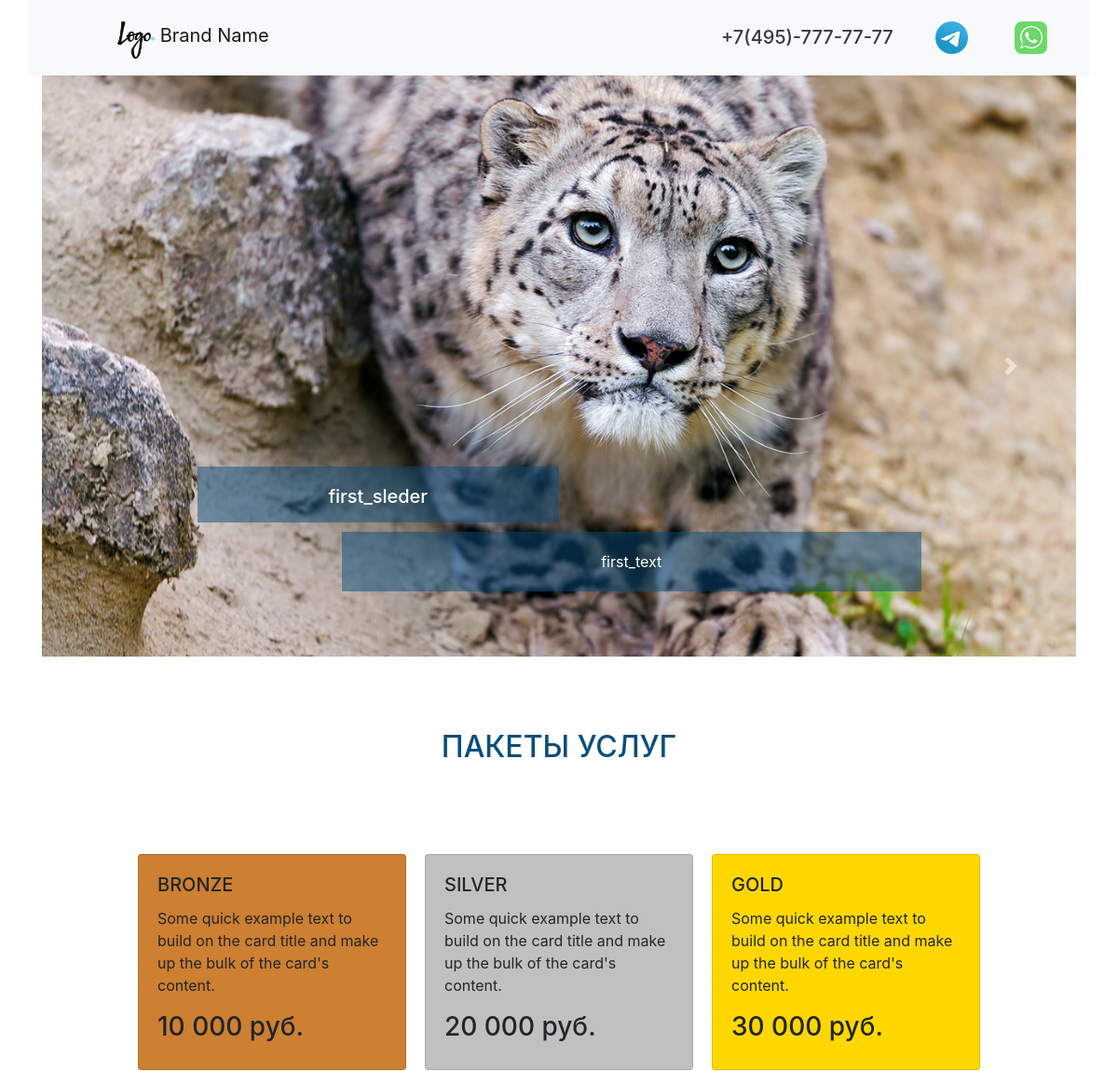
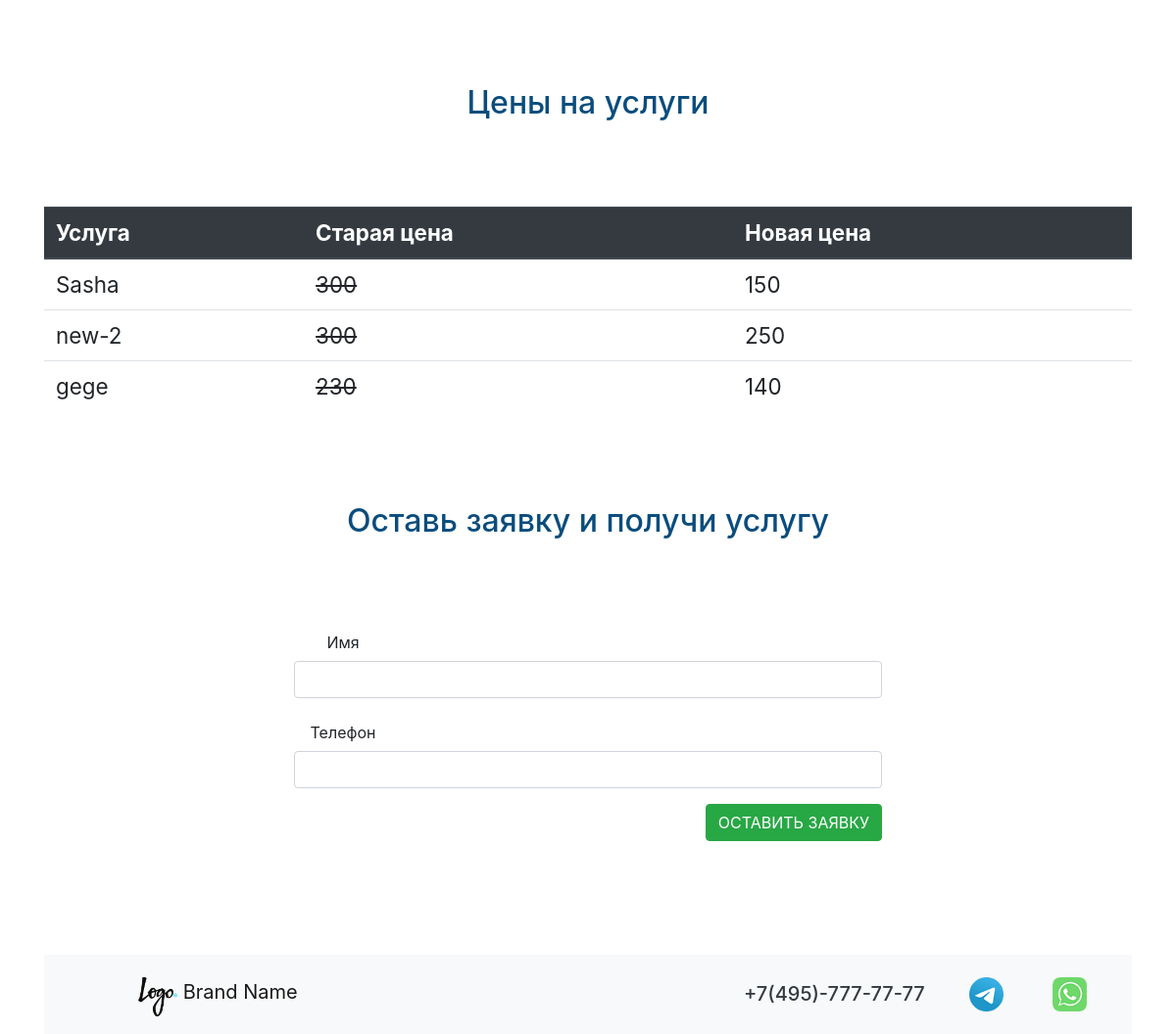
The page / on the database its author committed (2 pictures, top to bottom).
### cms/models.py (models this page shows, shortened)
class CmsSlider(models.Model):
    cms_img = models.ImageField(upload_to='sliderimg/')
    cms_title = models.CharField(max_length=200, verbose_name='Title')
    cms_text = models.CharField(max_length=200, verbose_name='Text')
    cms_css = models.CharField(max_length=200, null=True, default='-', verbose_name='CSS class')
    class Meta:
        verbose_name = 'Slider'
        verbose_name_plural = "Sliders"

### price/models.py (models this page shows, shortened)
class PriceCard(models.Model):
    pc_value = models.CharField(max_length=20, verbose_name='Price')
    pc_descript = models.CharField(max_length=200, verbose_name='Description')
    def __str__(self):
        return self.pc_value
    class Meta:
        verbose_name = 'Price'
        verbose_name_plural = "Prices"

class PriceTable(models.Model):
    pt_title = models.CharField(max_length=200, verbose_name='Service')
    pt_old_price = models.CharField(max_length=20, verbose_name='Old price')
    pt_new_price = models.CharField(max_length=20, verbose_name='New price')
    class Meta:
        verbose_name = 'Service'
        verbose_name_plural = "Services"

### crm/views.py (the view)
# urls.py: path('', views.first_page),
def first_page(request):
    slider_list = CmsSlider.objects.all()
    pc_1 = PriceCard.objects.get(pk=1)
    pc_2 = PriceCard.objects.get(pk=2)
    pc_3 = PriceCard.objects.get(pk=3)
    price_table = PriceTable.objects.all()
    form = OrderForm()
    dict_obj = {'slider_list': slider_list,
                'pc_1': pc_1,
                'pc_2': pc_2,
                'pc_3': pc_3,
                'price_table': price_table,
                'form': form}
    return render(request, './index.html', dict_obj)

### crm/forms.py
class OrderForm(forms.Form):
    name = forms.CharField(max_length=200, widget=forms.TextInput(attrs={'class': 'form-control'}))
    phone = forms.CharField(max_length=200, widget=forms.TextInput(attrs={'class': 'form-control'}))

### templates/index.html (shortened to what this page needs)
{% extends 'base.html' %}
{% load static %}
{% block index %}
	{% include 'carusel.html' %}
	{% include 'price.html' %}
  	<section>
  		<div class="container class_form">
  			<h1 class="text-3">Оставь заявку и получи услугу</h1>
  			<div class="row justify-content-center">
  			<form action="{% url 'thanks_page' %}" method="POST" style="width: 50%;">
			  <div class="form-group row">
			    <label for="inputEmail3" class="col-sm-2 col-form-label">Имя</label><br>
				  {{ form.name }}
			  </div>
			  <div class="form-group row">
			    <label for="inputEmail3" class="col-sm-2 col-form-label">Телефон</label><br>
				  <input type="tel" name="phone" class="form-control" maxlength="200" required id="id_phone">
			  </div>
			  <div style="float: right;" class="form-group row">
			      <button type="submit" class="btn btn-success">ОСТАВИТЬ ЗАЯВКУ</button>
			  </div>
			</form>
			</div>
  		</div>
  	</section>
{% endblock %}

### templates/carusel.html (shortened to what this page needs)
{% load static %}
	<section>
  		<div id="carouselExampleCaptions" class="carousel slide container" data-ride="carousel">
		  <div class="carousel-inner">
			  {% for slide in slider_list %}
		    <div class="carousel-item {{ slide.cms_css }}">
		      <img src="{{ slide.cms_img.url }}" class="d-block w-100"  alt="...">
		      <div class="carousel-caption d-none d-md-block">
		        <h5 class="slaider_h">{{ slide.cms_title }}</h5>
		        <p class="slaider_p">{{ slide.cms_text }}</p>
		      </div>
		    </div>
			  {% endfor %}
		  </div>
		  <a class="carousel-control-prev" href="#carouselExampleCaptions" role="button" data-slide="prev">
		    <span class="carousel-control-prev-icon" aria-hidden="true"></span>
		  </a>
		  <a class="carousel-control-next" href="#carouselExampleCaptions" role="button" data-slide="next">
		    <span class="carousel-control-next-icon" aria-hidden="true"></span>
		  </a>
		</div>
  	</section>

### templates/price.html
  	<section>
  		<div class="container">
  			<h1 class="text-3">ПАКЕТЫ УСЛУГ</h1>
  			<div class="row justify-content-center">
  				<div class="card product_card" style="width: 18rem; background-color: #cd7f32;">
				  <div class="card-body">
				    <h5 class="card-title">BRONZE</h5>
				    <p class="card-text">Some quick example text to build on the card title and make up the bulk of the card's content.</p>
				    <h3>{{ pc_1 }} руб.</h3>
				  </div>
				</div>
				<div class="card product_card" style="width: 18rem; background-color: #c0c0c0;">
				  <div class="card-body">
				    <h5 class="card-title">SILVER</h5>
				    <p class="card-text">Some quick example text to build on the card title and make up the bulk of the card's content.</p>
				    <h3>{{ pc_2 }} руб.</h3>
				  </div>
				</div>
				<div class="card product_card" style="width: 18rem; background-color: #ffd700;">
				  <div class="card-body">
				    <h5 class="card-title">GOLD</h5>
				    <p class="card-text">Some quick example text to build on the card title and make up the bulk of the card's content.</p>
				    <h3>{{ pc_3 }} руб.</h3>
				  </div>
				</div>
  			</div>
  		</div>
  	</section>
  	<section>
  		<div class="container">
  			<h1 class="text-3">Цены на услуги</h1>
  			<table class="table table_one">
			  <thead class="thead-dark">
			    <tr>
			      <th scope="col">Услуга</th>
			      <th scope="col">Старая цена</th>
			      <th scope="col">Новая цена</th>
			    </tr>
			  </thead>
			  <tbody>
			  {% for obj in price_table %}
			    <tr>
			      <td>{{ obj.pt_title }}</td>
			      <td><del>{{ obj.pt_old_price }}</del></td>
			      <td>{{ obj.pt_new_price }}</td>
			    </tr>
			  {% endfor %}
			  </tbody>
			</table>
  		</div>
  	</section>

### static/external.css (style rules this page uses)
.slaider_h { height: 60px; width: 50%; margin: 30px 0px 10px 0px; padding-top: 20px; background-color: rgba(10, 77, 125, 0.5); text-align: center; }
.slaider_p { height: 100%; width: 80%; float: right; margin: 0px 0px 30px 0px; padding-top: 20px; padding-bottom: 20px; background-color: rgba(10, 77, 125, 0.5); text-align: center; }
.text-3 { color: rgb(10, 77, 125); font-size: 2em; text-align: center; padding-top: 7%; padding-bottom: 7%; }
.product_card { margin: 10px; }
.table_one { font-size: 1.4em; }
.class_form { text-align: center; padding-bottom: 7%; }

### rows shown on the page
CmsSlider: cms_img (picture), cms_title "first_sleder", cms_text "first_text"
PriceCard: pc_value "10 000"
PriceCard: pc_value "20 000"
PriceCard: pc_value "30 000"
PriceTable: pt_title "Sasha", pt_old_price "300", pt_new_price "150"
PriceTable: pt_title "new-2", pt_old_price "300", pt_new_price "250"
PriceTable: pt_title "gege", pt_old_price "230", pt_new_price "140"
